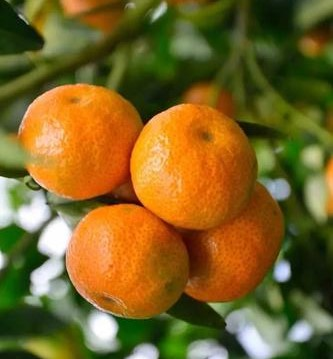
#> input picture 4.jpg, 333 x 359 px
$ python runn.py
#> lines starting #> are read from the running program, lines starting #| are printed output that depends on the picture; after the words box and inside, x2 and y2 are one past the last pixel; in counts of white or black regions, pixels touching at a corner belong together; long printed decimals are rounded
import cv2
import matplotlib.pyplot as plt
import numpy as np
import random
import math

fileName = '4.jpg'
alpha = 0.99
e= 10**(0)
tt = 0
ttt = 0
step = 5

def getK(A,B):
    K = (A[1]-B[1])/(A[0]-B[0])
    return K

def CircleThru3Dots(A,B,C):
    x1 = A[0]
    x2 = B[0]
    x3 = C[0]

    y1 = A[1]
    y2 = B[1]
    y3 = C[1]
    a = x1 - x2
    b = y1 - y2
    c = x1 - x3
    d = y1 - y3
    a1 = ((x1 * x1 - x2 * x2) + (y1 * y1 - y2 * y2)) / 2.0
    a2 = ((x1 * x1 - x3 * x3) + (y1 * y1 - y3 * y3)) / 2.0
    theta = b * c - a * d
    if abs(theta) < 1e-7:
        #print('too small')
        return []
    x0 = (b * a2 - d * a1) / theta
    y0 = (c * a1 - a * a2) / theta
    CC = np.array([x0,y0])
    r = np.sqrt(pow((x1 - x0), 2)+pow((y1 - y0), 2))
    return [CC,r]

def getM(points,A,B,C):
    w = 20
    if (getK(A,B)==getK(A,C)) or (getK(A,B)==getK(B,C)) or (getK(A,C)==getK(B,C)):
        return []
    c=CircleThru3Dots(A,B,C)
    if len(c) == 0:
        return []
    CC=c[0]
    r=c[1]
    print('getM len of points =',len(points))
    temp = np.sqrt(np.power(points[:,0,0]-CC[0],2)+np.power(points[:,0,1]-CC[1],2))
    #print('temp',temp)
    print('r',r)
    result1 = np.where(temp > max(r-w/2,0))
    result1_ = temp[result1]
    result2 = np.where(temp < r+w/2)
    result2_ = temp[result2]
    rr = np.intersect1d(result1_,result2_)
    M = len(rr)/len(points)
    print('M=',M)
    return [M,CC,A,B,C,r]

def getP(df,T):
    out = 1
    if df < 0:
        out = 1
    else:
        out = math.exp(-df/T)
    return out

original_RGB = cv2.imread(fileName,1)
#> original_RGB is the input picture: shape (359, 333, 3); mean B, G, R 38.3, 99.7, 123.7
original_RGB = cv2.cvtColor(original_RGB,cv2.COLOR_BGR2RGB)

width = original_RGB.shape[1]
#> width = 333
height = original_RGB.shape[0]
#> height = 359

fig = plt.figure()
plt.subplot(231),plt.imshow(original_RGB),plt.title('original')
plt.xticks([]),plt.yticks([])

original_YUV = cv2.cvtColor(original_RGB, cv2.COLOR_BGR2YCrCb)
#> original_YUV: shape (359, 333, 3); mean of channels 0, 1, 2 84, 95.3, 150.4

histeq_V = original_YUV[:,:,2]*1.8
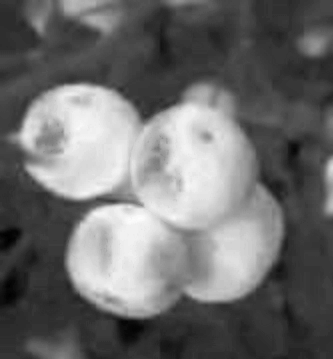
#> histeq_V: shape (359, 333) float64; min 181.8, max 388.8, mean 270.7; drawn with min black and max white

plt.subplot(232),plt.imshow(histeq_V),plt.title('histeq_V')

#change img(2D) to 1D
histeq_V_ = histeq_V.reshape((histeq_V.shape[0]*histeq_V.shape[1],1))
histeq_V_ = np.float32(histeq_V_)

#define criteria = (type,max_iter,epsilon)
criteria = (cv2.TERM_CRITERIA_EPS + cv2.TERM_CRITERIA_MAX_ITER,10,1.0)

#set flags: hou to choose the initial center
#---cv2.KMEANS_PP_CENTERS ; cv2.KMEANS_RANDOM_CENTERS
flags = cv2.KMEANS_RANDOM_CENTERS
# apply kmenas
compactness,histeq_V_,centers = cv2.kmeans(histeq_V_,2,None,criteria,10,flags)
#> compactness = 51665979.4; centers = [232.2, 339.8]

histeq_V = histeq_V_.reshape((histeq_V.shape[0],histeq_V.shape[1]))
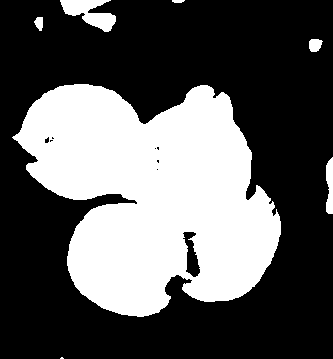
#> histeq_V: shape (359, 333) int32; values 0 (black) and 1 (white), 35.8% white; 7 white regions (1 under 20 px), largest, box (x1, y1, x2, y2) and area: (12, 84, 281, 317) 41214, (60, 0, 116, 32) 947, (326, 157, 333, 214) 330, (309, 39, 323, 52) 144, (34, 17, 43, 31) 92, (172, 0, 185, 3) 33

histeq_V = np.uint8(histeq_V)

#histeq_V = cv2.cvtColor(histeq_V, cv2.COLOR_BGR2GRAY)
ret2,histeq_v = cv2.threshold(histeq_V,0,255,cv2.THRESH_BINARY+cv2.THRESH_OTSU)
#> ret2 = 0

plt.subplot(233),plt.imshow(histeq_v),plt.title('sagementation')
plt.xticks([]),plt.yticks([])

kernel = cv2.getStructuringElement(cv2.MORPH_ELLIPSE,(5,5))
#open_V = cv2.morphologyEx(histeq_v, cv2.MORPH_CLOSE, kernel)
open_V = cv2.dilate(histeq_v, kernel)
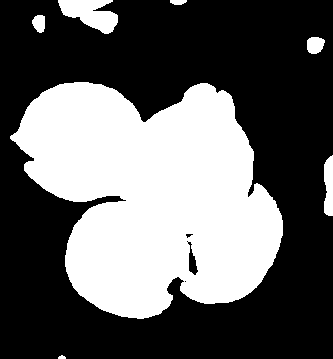
#> open_V: shape (359, 333); 38.5% white; 7 white regions, largest, box (x1, y1, x2, y2) and area: (10, 82, 283, 319) 43780, (58, 0, 118, 34) 1242, (324, 155, 333, 216) 476
# kernel = cv2.getStructuringElement(cv2.MORPH_ELLIPSE,(18,18))
# open_V = cv2.erode(open_V, kernel)
plt.subplot(234),plt.imshow(open_V),plt.title('open operation')
plt.xticks([]),plt.yticks([])

# kernel = cv2.getStructuringElement(cv2.MORPH_ELLIPSE, (1, 2))  # 十字形结构
# edge_V = cv2.dilate(edge_V, kernel)  # 膨胀

edge_V = cv2.GaussianBlur(open_V,(9,9),0)
edge_V = cv2.Canny(edge_V, 50, 150)
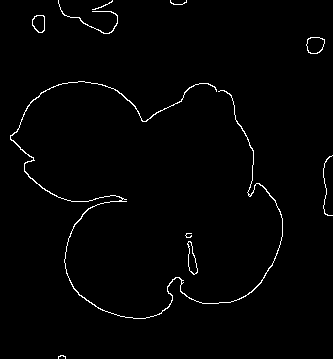
#> edge_V: shape (359, 333); 1.4% white in thin lines or dots

kernel = cv2.getStructuringElement(cv2.MORPH_ELLIPSE,(5,5))
edge_V = cv2.dilate(edge_V, kernel)
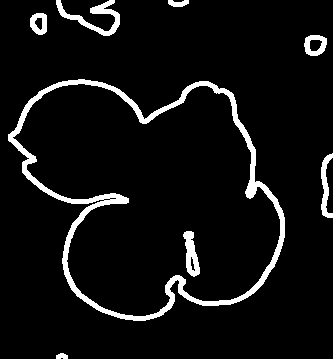
#> edge_V: shape (359, 333); 6.5% white; 8 white regions

contours, hierarchy=cv2.findContours(edge_V,cv2.RETR_EXTERNAL,cv2.CHAIN_APPROX_NONE)
#> contours = 7 contours; box (x1, y1, x2, y2) and area: (8, 79, 285, 321) 46211, (56, 0, 120, 36) 574, (304, 35, 327, 56) 363, (321, 153, 333, 218) 303, (30, 13, 47, 35) 287, (168, 0, 189, 7) 83, (56, 353, 68, 359) 43

# [6 lines of commented-out code are left out]

for k in range(len(contours)):
    points = contours[k]
    if len(points) < 50:
        cv2.fillConvexPoly(edge_V, points, 0)
        continue
#     for i in range(len(points) - 2*step)
#         temp1 = points(i+step)
    for i in range(len(points) - 2*step):
        temp1 = points[i+step,0,:]-points[i,0,:]
        temp2 = points[i+2*step,0,:]-points[i+step,0,:]
        if temp2[0]*temp1[0] == 0:
            cv2.fillConvexPoly(edge_V, points[i:i+2*step], 0)
            continue
        kk = abs(temp2[1]/temp2[0]-temp1[1]/temp1[0])
        # print(kk)
        if kk > ttt:
            #print('kk = ',kk)
            cv2.fillConvexPoly(edge_V, points[i:i+4*step], 0)
#> this loop made 7 passes
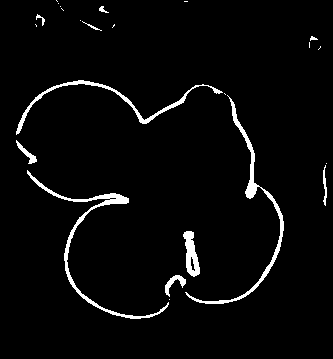
#> edge_V: shape (359, 333); 3.5% white; 24 white regions (13 under 20 px)

plt.subplot(235),plt.imshow(edge_V),plt.title('edge detection')
plt.xticks([]),plt.yticks([])

edge_V_ = edge_V

plt.subplot(236),plt.imshow(original_RGB),plt.title('result')
plt.xticks([]),plt.yticks([])


edge_V = edge_V_

# kernel = cv2.getStructuringElement(cv2.MORPH_ELLIPSE, (15, 15))  # 十字形结构
# edge_V = cv2.dilate(edge_V, kernel)  # 膨胀

maxIterator = 5000
contours, hierarchy=cv2.findContours(edge_V,cv2.RETR_EXTERNAL,cv2.CHAIN_APPROX_NONE)
#> contours = 24 contours, 17 with area under 20; largest, box (x1, y1, x2, y2) and area: (27, 170, 169, 319) 864, (185, 95, 284, 304) 862, (16, 80, 223, 135) 608, (183, 231, 200, 277) 416, (165, 275, 186, 297) 130, (16, 140, 37, 164) 106, (323, 165, 327, 206) 48
# for c in contours:
#     plt.plot(c[:,0,0],c[:,0,1])
finalR=[]
for k in range(len(contours)):
    points = contours[k]

    x_min = min(points[:,0,0])
    x_max = max(points[:,0,0])
    y_min = min(points[:,0,1])
    y_max = max(points[:,0,1])

    rr = max(x_max - x_min,y_max - y_min)

    temp = np.where(points[:,0,0] == x_min)
    A = [x_min,max(points[temp[0],0,1])]

    temp = np.where(points[:,0,0] == x_max)
    B = [x_max,min(points[temp[0],0,1])]

    temp = np.where(points[:,0,1] == y_min)
    C = [max(points[temp[0],0,0]),y_min]

    temp = np.where(points[:,0,1] == y_max)
    D = [min(points[temp[0],0,0]),y_max]

    # [4 lines of commented-out code are left out]

    R1 = getM(points,A,B,C)
    R2 = getM(points,A,B,D)
    R3 = getM(points,B,C,D)
#     print('R1',R1)
#     print('R2',R2)
#     print('R3',R3)
    if len(R1)*len(R2)*len(R3)==0:
        continue

    R_ = [R1,R2,R3]

    maxM = max([R1[0],R2[0],R3[0]])
    print('maxM=',maxM)

    indexM = np.where(np.array([R1[0],R2[0],R3[0]]) == maxM)

    R = R_[np.min(indexM)]

    d = 1

    count = 0
    T = 1

    A = R[2]
    B = R[3]
    C = R[4]
    # plt.plot(A[0],A[1],'ro')
    # plt.plot(B[0],B[1],'go')
    # plt.plot(C[0],C[1],'bo')
    if maxM > 0.85:
        if R[-1] > 80:
            finalR.append(R)
        continue

    while True:
        print('-'*20)
        count = count + 1
        plus = random.randint(1,3)
        #d = random.randint(-5,5)
        #d=1
        if plus == 1:
            B[0] = B[0] + d
            C[1] = C[1] + d
        elif plus == 2:
            A[0] = A[0] + d
            C[1] = C[1] + d
        elif plus == 3:
            A[0] = A[0] + d
            B[1] = B[1] + d

        R_ = getM(points,A,B,C)

        if len(R_) == 0:
            continue
        CC = R_[1]
        r = R_[-1]

        m = R_[0]

        df = maxM-m
        P = getP(df,T)
        T = T*alpha
        d = d+1
        print('df=',df)
        print('T=',T)
        print('P=',P)
        if P < e:
            ff = 1

            CC1_ = R_[1]
            if (CC1_[0] +r >= width or CC1_[0] - r < 0) and ( CC1_[1] + r >= height or CC1_[1] - r < 0):
                ff = 0
            if ff==1 and len(finalR) > 0:
                for i in range(len(finalR)):
                    R__ = finalR[i]

                    CC2_ = R__[1]

                    CC_ = CC1_ - CC2_
                    dis = np.sqrt(sum(np.power(CC_,2)))
                    print('dis',dis)
                    if dis <= R_[-1] + R__[-1] + tt:
                        # if R_[0] > R__[0]:
                        finalR[i] = R_
                        ff = 0
            if ff == 1:
                if R_[-1] > 80:
                    finalR.append(R_)
            break
        if count > maxIterator:
            break
#> this loop made 24 passes
#> (x_min, x_max, y_min, y_max) on passes 1, 6: (169, 169, 299, 299), (326, 326, 163, 163)
#> (x_min, x_max, y_min, y_max) on pass 2: (165, 185, 275, 296)
#> (printed output is left out)
print('length of final Rs=',len(finalR))
#| length of final Rs= 1
if len(finalR) > 0:
    print('start marking')
    ax = fig.add_subplot(236)
    for R in finalR:
        print('R',R)
        CC = R[1]
        r = R[-1]
        print('CC',CC)
        print('r',r)
        print('A',R[2])
        print('B',R[3])
        print('C',R[4])

        circ= plt.Circle((CC[0],CC[1]),r,color='r',fill = False)

        ax.add_patch(circ)
#> this loop made 1 pass
#| R [0.5476, array([225.870, 245.042]), [186, 292], [283, 222], [205, 303], 61.601]
#| CC [225.870 245.042]
#| r 61.601
#| A [186, 292]
#| B [283, 222]
#| C [205, 303]
        # plt.plot(A[0],A[1],'ro')
        # plt.plot(B[0],B[1],'go')
        # plt.plot(C[0],C[1],'bo')
plt.show()
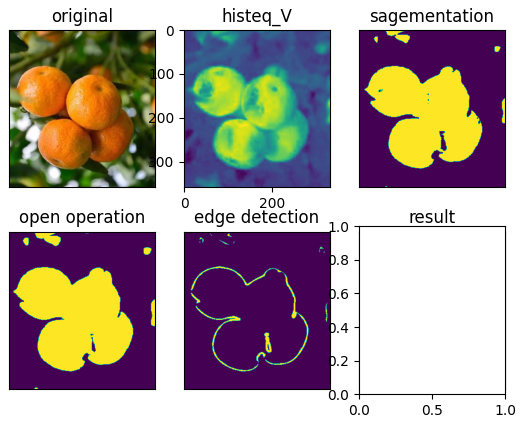
#> figure drawn by matplotlib, 7 panels

$ run again, with 2.jpg copied over 4.jpg
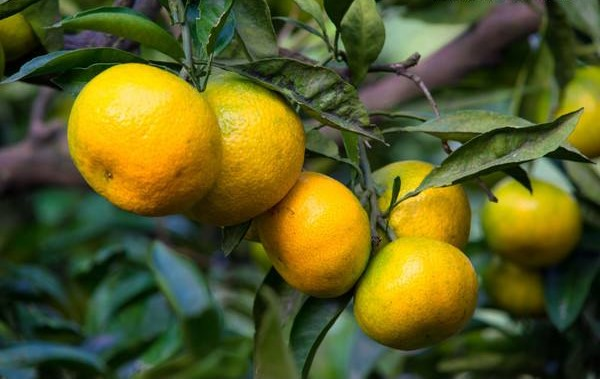
#> input picture 2.jpg, 600 x 379 px
#> original_RGB is the input picture: shape (379, 600, 3); mean B, G, R 35.7, 92.4, 91.1
#> original_YUV: shape (379, 600, 3); mean of channels 0, 1, 2 75.3, 99.7, 136.9
#> compactness = 72891667; centers = [225, 314.5]
#> histeq_v: shape (379, 600); 23.9% white; 9 white regions (1 under 20 px), largest, box (x1, y1, x2, y2) and area: (68, 63, 370, 290) 35333, (356, 163, 477, 338) 12917, (489, 184, 577, 246) 4370
#> ret2 = 0
#> open_V: shape (379, 600); 25.9% white; 8 white regions, largest, box (x1, y1, x2, y2) and area: (66, 61, 372, 292) 37310, (354, 161, 479, 340) 14162, (487, 182, 579, 248) 4920
#> `contours, hierarchy=cv2.findContours(edge_V,cv2.RETR_EXTERNAL,cv2.CHAI..`: contours = 6 contours; box (x1, y1, x2, y2) and area: (63, 58, 481, 342) 55028, (484, 180, 581, 250) 5475, (553, 89, 600, 155) 667, (506, 279, 530, 304) 453, (0, 17, 20, 32) 166, (586, 68, 600, 80) 112
#> the loop `for k in range(len(contours)):` made 6 passes
#> after the loop `for k in range(len(contours)):`:
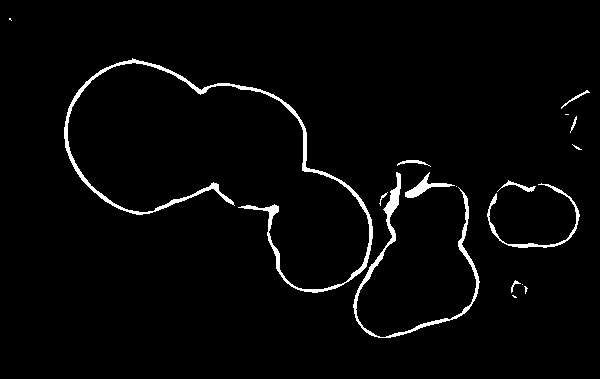
#> edge_V: shape (379, 600); 2.7% white; 17 white regions (7 under 20 px)
#> `contours, hierarchy=cv2.findContours(edge_V,cv2.RETR_EXTERNAL,cv2.CHAI..`: contours = 17 contours, 10 with area under 20; largest, box (x1, y1, x2, y2) and area: (64, 58, 373, 293) 2354, (353, 172, 480, 338) 1170, (487, 183, 580, 248) 354, (405, 172, 455, 198) 282, (497, 180, 536, 192) 80, (397, 160, 431, 167) 50, (561, 90, 590, 109) 40
#> the loop `for k in range(len(contours)):` made 17 passes
#> (x_min, x_max, y_min, y_max, D) on pass 1: (512, 516, 295, 297, [514, 297])
#> (printed output is left out)
#| length of final Rs= 1
#> the loop `for R in finalR:` made 1 pass
#| R [0.2358, array([213.875, 198.240]), [64, 138], [373, 226], [132, 59], 161.528]
#| CC [213.875 198.240]
#| r 161.528
#| A [64, 138]
#| B [373, 226]
#| C [132, 59]
